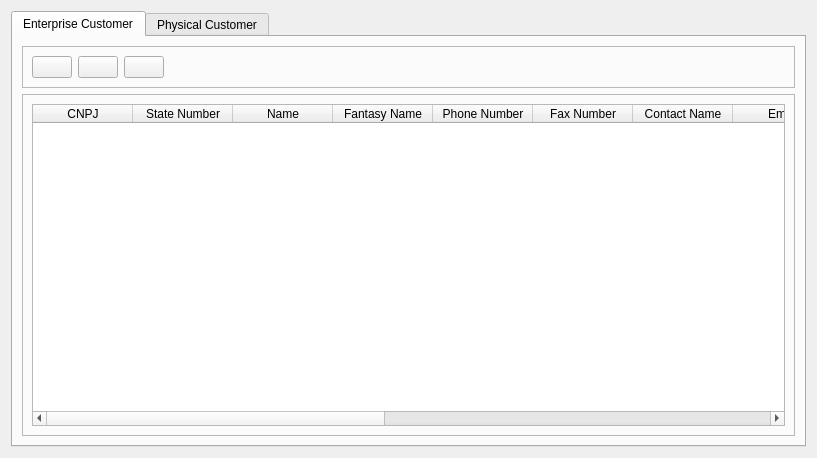
<?xml version="1.0" encoding="UTF-8"?>
<ui version="4.0">
 <class>CustomersListView</class>
 <widget class="QWidget" name="CustomersListView">
  <property name="geometry">
   <rect>
    <x>0</x>
    <y>0</y>
    <width>817</width>
    <height>458</height>
   </rect>
  </property>
  <property name="windowTitle">
   <string>Customers</string>
  </property>
  <layout class="QVBoxLayout" name="verticalLayout">
   <item>
    <widget class="QTabWidget" name="tabWidget">
     <property name="currentIndex">
      <number>0</number>
     </property>
     <widget class="QWidget" name="tabEnterpriseCustomer">
      <attribute name="title">
       <string>Enterprise Customer</string>
      </attribute>
      <layout class="QVBoxLayout" name="verticalLayout_5">
       <item>
        <widget class="QFrame" name="frame_3">
         <property name="frameShape">
          <enum>QFrame::StyledPanel</enum>
         </property>
         <property name="frameShadow">
          <enum>QFrame::Raised</enum>
         </property>
         <layout class="QHBoxLayout" name="horizontalLayout_2">
          <item>
           <widget class="QPushButton" name="addEnterpriseCustomerPushButton">
            <property name="toolTip">
             <string>Add enterprise customer</string>
            </property>
            <property name="text">
             <string/>
            </property>
            <property name="icon">
             <iconset resource="../../images.qrc">
              <normaloff>:/images/users/add_user.png</normaloff>:/images/users/add_user.png</iconset>
            </property>
            <property name="iconSize">
             <size>
              <width>40</width>
              <height>40</height>
             </size>
            </property>
           </widget>
          </item>
          <item>
           <widget class="QPushButton" name="editEnterpriseCustomerPushButton">
            <property name="toolTip">
             <string>Edit enterprise customer</string>
            </property>
            <property name="text">
             <string/>
            </property>
            <property name="icon">
             <iconset resource="../../images.qrc">
              <normaloff>:/images/users/edit_user.png</normaloff>:/images/users/edit_user.png</iconset>
            </property>
            <property name="iconSize">
             <size>
              <width>40</width>
              <height>40</height>
             </size>
            </property>
           </widget>
          </item>
          <item>
           <widget class="QPushButton" name="removeEnterpriseCustomerPushButton">
            <property name="toolTip">
             <string>Remove enterprise customer</string>
            </property>
            <property name="text">
             <string/>
            </property>
            <property name="icon">
             <iconset resource="../../images.qrc">
              <normaloff>:/images/users/remove_user.png</normaloff>:/images/users/remove_user.png</iconset>
            </property>
            <property name="iconSize">
             <size>
              <width>40</width>
              <height>40</height>
             </size>
            </property>
           </widget>
          </item>
          <item>
           <spacer name="horizontalSpacer_2">
            <property name="orientation">
             <enum>Qt::Horizontal</enum>
            </property>
            <property name="sizeHint" stdset="0">
             <size>
              <width>454</width>
              <height>20</height>
             </size>
            </property>
           </spacer>
          </item>
         </layout>
        </widget>
       </item>
       <item>
        <widget class="QFrame" name="frame_4">
         <property name="frameShape">
          <enum>QFrame::StyledPanel</enum>
         </property>
         <property name="frameShadow">
          <enum>QFrame::Raised</enum>
         </property>
         <layout class="QVBoxLayout" name="verticalLayout_4">
          <item>
           <widget class="QTableWidget" name="enterpriseCustomerTableWidget">
            <property name="editTriggers">
             <set>QAbstractItemView::NoEditTriggers</set>
            </property>
            <property name="selectionMode">
             <enum>QAbstractItemView::SingleSelection</enum>
            </property>
            <property name="selectionBehavior">
             <enum>QAbstractItemView::SelectRows</enum>
            </property>
            <attribute name="horizontalHeaderStretchLastSection">
             <bool>true</bool>
            </attribute>
            <column>
             <property name="text">
              <string>CNPJ</string>
             </property>
            </column>
            <column>
             <property name="text">
              <string>State Number</string>
             </property>
            </column>
            <column>
             <property name="text">
              <string>Name</string>
             </property>
            </column>
            <column>
             <property name="text">
              <string>Fantasy Name</string>
             </property>
            </column>
            <column>
             <property name="text">
              <string>Phone Number</string>
             </property>
            </column>
            <column>
             <property name="text">
              <string>Fax Number</string>
             </property>
            </column>
            <column>
             <property name="text">
              <string>Contact Name</string>
             </property>
            </column>
            <column>
             <property name="text">
              <string>Email</string>
             </property>
            </column>
            <column>
             <property name="text">
              <string>Street/Avenue</string>
             </property>
            </column>
            <column>
             <property name="text">
              <string>Number</string>
             </property>
            </column>
            <column>
             <property name="text">
              <string>Complement</string>
             </property>
            </column>
            <column>
             <property name="text">
              <string>Square</string>
             </property>
            </column>
            <column>
             <property name="text">
              <string>City</string>
             </property>
            </column>
            <column>
             <property name="text">
              <string>State</string>
             </property>
            </column>
            <column>
             <property name="text">
              <string>Postal Code</string>
             </property>
            </column>
           </widget>
          </item>
         </layout>
        </widget>
       </item>
      </layout>
     </widget>
     <widget class="QWidget" name="tabPhysicalCustomer">
      <attribute name="title">
       <string>Physical Customer</string>
      </attribute>
      <layout class="QVBoxLayout" name="verticalLayout_3">
       <item>
        <widget class="QFrame" name="frame">
         <property name="frameShape">
          <enum>QFrame::StyledPanel</enum>
         </property>
         <property name="frameShadow">
          <enum>QFrame::Raised</enum>
         </property>
         <layout class="QHBoxLayout" name="horizontalLayout">
          <item>
           <widget class="QPushButton" name="addPhysicalCustomerPushButton">
            <property name="toolTip">
             <string>Add new physical customer</string>
            </property>
            <property name="text">
             <string/>
            </property>
            <property name="icon">
             <iconset resource="../../images.qrc">
              <normaloff>:/images/users/add_user.png</normaloff>:/images/users/add_user.png</iconset>
            </property>
            <property name="iconSize">
             <size>
              <width>40</width>
              <height>40</height>
             </size>
            </property>
           </widget>
          </item>
          <item>
           <widget class="QPushButton" name="editPhysicalCustomerPushButton">
            <property name="toolTip">
             <string>Edit physical customer</string>
            </property>
            <property name="text">
             <string/>
            </property>
            <property name="icon">
             <iconset resource="../../images.qrc">
              <normaloff>:/images/users/edit_user.png</normaloff>:/images/users/edit_user.png</iconset>
            </property>
            <property name="iconSize">
             <size>
              <width>40</width>
              <height>40</height>
             </size>
            </property>
           </widget>
          </item>
          <item>
           <widget class="QPushButton" name="removePhysicalCustomerPushButton">
            <property name="toolTip">
             <string>Remove physical customer</string>
            </property>
            <property name="text">
             <string/>
            </property>
            <property name="icon">
             <iconset resource="../../images.qrc">
              <normaloff>:/images/users/remove_user.png</normaloff>:/images/users/remove_user.png</iconset>
            </property>
            <property name="iconSize">
             <size>
              <width>40</width>
              <height>40</height>
             </size>
            </property>
           </widget>
          </item>
          <item>
           <spacer name="horizontalSpacer">
            <property name="orientation">
             <enum>Qt::Horizontal</enum>
            </property>
            <property name="sizeHint" stdset="0">
             <size>
              <width>454</width>
              <height>20</height>
             </size>
            </property>
           </spacer>
          </item>
         </layout>
        </widget>
       </item>
       <item>
        <widget class="QFrame" name="frame_2">
         <property name="frameShape">
          <enum>QFrame::StyledPanel</enum>
         </property>
         <property name="frameShadow">
          <enum>QFrame::Raised</enum>
         </property>
         <layout class="QVBoxLayout" name="verticalLayout_2">
          <item>
           <widget class="QTableWidget" name="physicalCustomerTableWidget">
            <property name="editTriggers">
             <set>QAbstractItemView::NoEditTriggers</set>
            </property>
            <property name="selectionMode">
             <enum>QAbstractItemView::SingleSelection</enum>
            </property>
            <property name="selectionBehavior">
             <enum>QAbstractItemView::SelectRows</enum>
            </property>
            <attribute name="horizontalHeaderStretchLastSection">
             <bool>true</bool>
            </attribute>
            <column>
             <property name="text">
              <string>CPF</string>
             </property>
            </column>
            <column>
             <property name="text">
              <string>Name</string>
             </property>
            </column>
            <column>
             <property name="text">
              <string>Birth Date</string>
             </property>
            </column>
            <column>
             <property name="text">
              <string>Phone Number</string>
             </property>
            </column>
            <column>
             <property name="text">
              <string>Email</string>
             </property>
            </column>
            <column>
             <property name="text">
              <string>Street/Avenue</string>
             </property>
            </column>
            <column>
             <property name="text">
              <string>Number</string>
             </property>
            </column>
            <column>
             <property name="text">
              <string>Complement</string>
             </property>
            </column>
            <column>
             <property name="text">
              <string>Square</string>
             </property>
            </column>
            <column>
             <property name="text">
              <string>City</string>
             </property>
            </column>
            <column>
             <property name="text">
              <string>State</string>
             </property>
            </column>
            <column>
             <property name="text">
              <string>Postal Code</string>
             </property>
            </column>
           </widget>
          </item>
         </layout>
        </widget>
       </item>
      </layout>
     </widget>
    </widget>
   </item>
  </layout>
 </widget>
 <resources>
  <include location="../../images.qrc"/>
 </resources>
 <connections/>
</ui>
